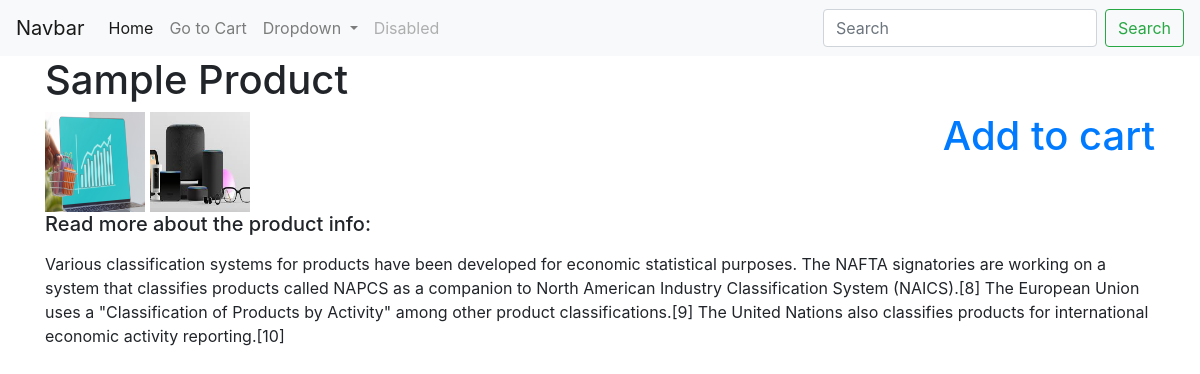
/products/sample-product/, run on the app's committed database.
### products/models.py (models this page shows, shortened)
class Product(models.Model):
    title = models.CharField(max_length=100)
    description = models.TextField(null=True)
    price = models.DecimalField(decimal_places=2, max_digits=10,default=25.89)
    sale_price = models.DecimalField(decimal_places=2, max_digits=10, null=True, blank=True)
    slug = models.SlugField(unique=True)
    timestamp = models.DateTimeField(auto_now_add=True, auto_now=False)
    updated = models.DateTimeField(auto_now=True, auto_now_add=False)
    active = models.BooleanField(default=True)
    class Meta:
        unique_together = ('title','slug')

class ProductImage(models.Model):
    product = models.ForeignKey(Product, on_delete=models.CASCADE)
    image = models.ImageField(upload_to='products/images/')
    thumbnail = models.BooleanField(default=False)
    featured = models.BooleanField(default=False)
    active = models.BooleanField(default=True)
    updated = models.DateTimeField(auto_now_add=False, auto_now=True)

### products/views.py (the view)
# urls.py: path('products/<slug:slug>/', single, name='detail'),
def single(request,slug):
    try:
        product = Product.objects.get(slug=slug)
        images = ProductImage.objects.filter(product=product)
        context = {'product':product, 'images':images}
    except Product.DoesNotExist:
        raise Http404
    return render(request, 'products/detail.html', context)

### templates/products/detail.html
{% extends 'base.html' %}
{% load static %}
{% block content %}
<div class="page-header">
  <h1>{{ product.title }}</h1>
</div>
<div class="float-right">
    <h1><a href="{% url 'carts:update_to_cart' product.slug %}">Add to cart</a></h1>
</div>
{% for img in images %}
    <img src="media/{{img.image }}" alt="" width="100" height="100">
{% endfor %}
<h5>Read more about the product info:</h5>
<p>
    <p>
    {{ product.description }}
</p>
</p>
{% endblock %}

### data on the page
Product: title "Sample Product", description "Various classification systems for products have been developed for economic statistical purposes. The NAFTA signatories are working on a system that classifies products called NAPCS as a companion to North American Industry Classification System (NAICS).[8] The European Union uses a \"Classification of Products by Activity\" among other product classifications.[9] The United Nations also classifies products for international economic activity reporting.[10]"
ProductImage: image (picture)
ProductImage: image (picture)
